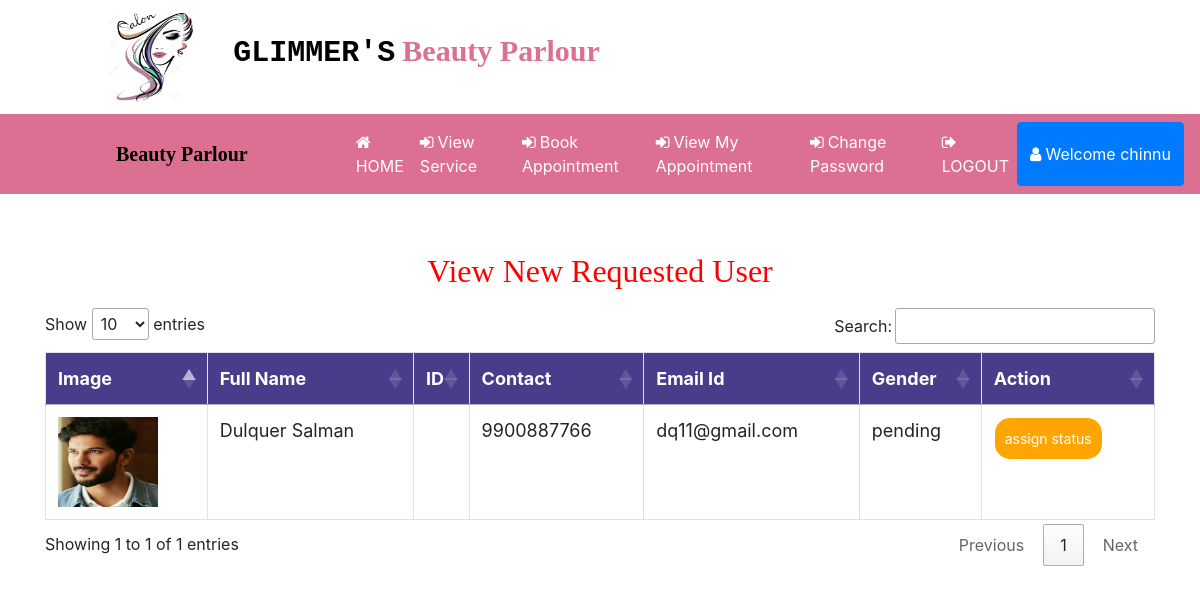
The page /view_new_user (signed in) on the database its author committed.
### beauty/models.py (models this page shows, shortened)
class Customer(models.Model):
    user = models.ForeignKey(User,on_delete=models.CASCADE,null=True)
    status = models.ForeignKey(User_status,on_delete=models.CASCADE,null=True)
    mobile = models.IntegerField(null=True)
    gender = models.CharField(max_length=10,null=True)
    image = models.ImageField(null=True,blank=True)

class User_status(models.Model):
    status = models.CharField(max_length=100,null=True)

### beauty/views.py (the view)
# urls.py: path('view_new_user',View_New_user,name="view_new_user"),
def View_New_user(request):
    if not request.user.is_authenticated:
        return redirect('login_admin')
    status = User_status.objects.get(status="pending")
    pro = Customer.objects.filter(status = status)
    d = {'user':pro}
    return render(request,'request_user.html',d)

### beauty/templates/request_user.html (shortened to what this page needs)
{% extends 'navigation.html' %}
{% load static %}
{% block body %}
<center><h2 style="color:red;margin-top:4%;font-family:'Monotype Corsiva'">View New Requested User</h2></center>
<div  class="container-fluid">
    <center>
    <div class="container">
        <table class="table table-bordered" id="myTable">
  <thead>
  <tr>
    <th>Image</th>
    <th>Full Name</th>
    <th>ID</th>
      <th>Contact</th>
    <th>Email Id</th>
    <th>Gender</th>
    <th>Action</th>
  </tr>
  </thead>
   <tbody>
    {% for i in user %}
  <tr>
    <td>
      {% if i.image %}
         <img src="{{i.image.url}}" style="width:100px;height:90px">
      {% else %}
         <span>No image</span>
      {% endif %}
    </td>
    <td>{{i.user.first_name}} {{i.user.last_name}}</td>
    <td>{{i.id_card_no}}</td>
      <td>{{i.mobile}}</td>
      <td>{{i.user.username}}</td>
      <td>{{i.status.status}}</td>
    <td><a href="{% url 'assign_user_status' i.id %}"><button class="button button1">assign status</button></a></td>
  </tr>
    {% endfor %}
    </tbody>
</table>
 </div></center>
</div>
{% endblock %}

### beauty/templates/navigation.html (shortened to what this page needs)
<!DOCTYPE html>
<html lang="en">
<head>
  {% load static %}
  <link rel="stylesheet" href="https://maxcdn.bootstrapcdn.com/bootstrap/4.0.0/css/bootstrap.min.css"
>
  <link rel=stylesheet href="//cdn.datatables.net/1.10.19/css/jquery.dataTables.min.css">
</head>
<link rel="stylesheet" href="https://cdnjs.cloudflare.com/ajax/libs/font-awesome/4.7.0/css/font-awesome.min.css">
</head>
<body>
  <div class="container-fluid" style="padding:1%;margin-bottom:0%;background:color:white">
    <img src="{% static 'images/beauty3.jpg' %}" style="width:90px;height:90px;margin-right:10px;margin-left:8%"><span
      style="padding:20px;font-weight:bold;font-size:30px">
      <span style="color:black;font-family : 'Courier New', Courier, monospace;">GLIMMER'S</span>
      <span style="color:palevioletred;font-family : 'Monotype Corsiva' ;">Beauty Parlour</span></h4>
  </div>
  <nav class="navbar navbar-expand-sm" style="background-color:palevioletred">
    <a class="navbar-brand" href="#"
      style="color:black;font-family:'Monotype Corsiva';font-weight:bold;margin-left:100px;margin-right:0">
      Beauty Parlour</a>
    <ul class="navbar-nav">
      {% if request.user.username %}
      {% if not request.user.is_staff %}
      <li class="nav-item">
        <a class="nav-link" href="{% url 'profile' %}" style="color:white;margin-left:100px">
          <i class="fa fa-home" style="margin-right:4px"></i>HOME</a>
      </li>
      <li class="nav-item">
        <a class="nav-link" href="{% url 'all_service' %}" style="color:white">
          <i class="fa fa-sign-in" style="margin-right:4px"></i>View Service</a>
      </li>
      <li class="nav-item">
        <a class="nav-link" href="{% url 'book_appointment' %}" style="color:white">
          <i class="fa fa-sign-in" style="margin-right:4px"></i>Book Appointment</a>
      </li>
      <li class="nav-item">
        <a class="nav-link" href="{% url 'view_appointment' %}" style="color:white">
          <i class="fa fa-sign-in" style="margin-right:4px"></i>View My Appointment</a>
      </li>
      <li class="nav-item">
        <a class="nav-link" href="{% url 'change_password' %}" style="color:white">
          <i class="fa fa-sign-in" style="margin-right:4px"></i>Change Password</a>
      </li>
      {% endif %}
      {% endif %}
      {% if request.user.is_authenticated %}
      {% if not request.user.is_staff %}
      <li class="nav-item">
        <a class="nav-link" href="{% url 'logout' %}" style="color:white">
          <i class="fa fa-sign-out" style="margin-right:4px"></i>LOGOUT</a>
      </li>
      <div class="btn-group">
        <button type="button" class="btn btn-primary" data-toggle="dropdown" aria-haspopup="true" aria-expanded="false">
          <i class="fa fa-user" style="margin-right:4px"></i>Welcome {{request.user.first_name}}
        </button>
      </div>
      {% endif %}
      {% endif %}
    </ul>
  </nav>
  {% block body %}
  {% endblock %}
</body>
</html>

### beauty/templates/navigation.html (style rules this page uses)
* { box-sizing: border-box; }
#myTable { border-collapse: collapse; width: 100%; border: 1px solid #ddd; font-size: 18px; }
#myTable th { text-align: left; padding: 12px; background-color: Darkslateblue; color: white; }
#myTable td { text-align: left; padding: 12px; background-color: white; }
#myTable tr { border-bottom: 1px solid #ddd; }
.button { background-color: orange; border: none; color: white; padding: 10px; text-align: center; text-decoration: none; display: inline-block; font-size: 14px; margin: 1px 1px; cursor: pointer; }
.button1 { border-radius: 15px; }

### beauty/templates/request_user.html (style rules this page uses)
h2, h4 { padding:10Px; }

### rows shown on the page
Customer: image (picture), user.first_name "Dulquer", user.last_name "Salman", mobile "9900887766", user.username "dq11@gmail.com", status.status "pending"

### other values the page prints
{{ request.user.first_name }} "chinnu"
